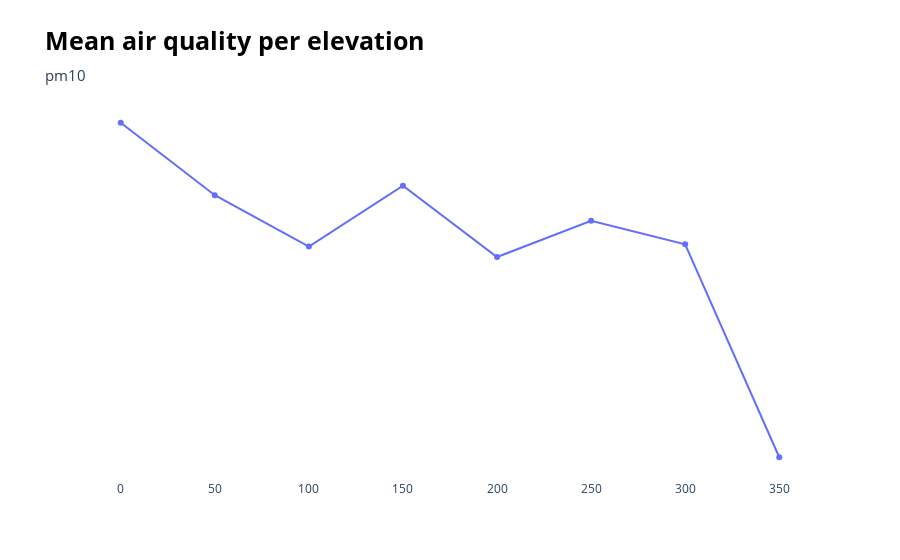
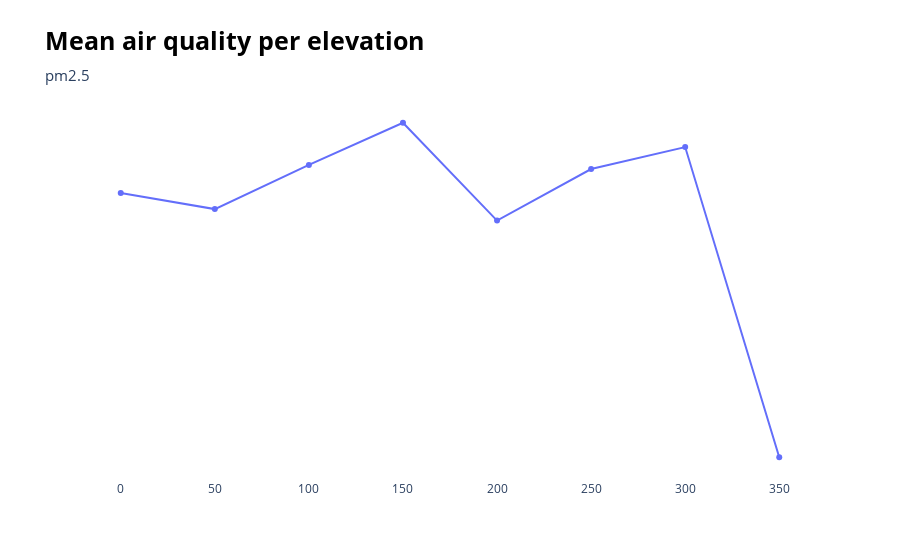

Notebook cell for these charts, in order:
### Code cell
def plot_elevation(pollutant):
    df_elevation_gb = df_elevation.groupby('elevation_rounded')[[pollutant]].mean()

    fig = go.Figure()
    fig.add_scatter(
        x=df_elevation_gb.index,
        y=df_elevation_gb[pollutant],
        mode='lines+markers',
        name=pollutant,
    )

    fig.update_layout(yaxis=dict(showgrid=True,
                                tickmode='array',
                                gridcolor='rgba(0,0,0,0.2)', 
                                gridwidth=2,
                                griddash='dash',                             
                                tickvals=[1],), 
                    xaxis=dict(showgrid=True,),
                    title=dict(
                        text='Mean air quality per elevation', 
                        font=dict(size=25, color='black', weight='bold'), 
                        subtitle=dict(text=pollutant, 
                                        font=dict(size=15))),
                    plot_bgcolor='white',
                    hovermode='x unified',
                    hoverlabel=dict(align='right'),
                    spikedistance=10)

    fig.show()


df_elevation
pollutants = ['pm10', 'pm2.5', 'no2', 'o3', 'so2']
for i in pollutants:
    plot_elevation(i)

### Figure 1 — Plotly figure (JSON) as saved in the notebook; plotly's stock layout.template omitted (floating-point values rounded to 4 significant figures)
{"data": [{"mode": "lines+markers", "name": "pm10", "type": "scatter", "x": [0, 50, 100, 150, 200, 250, 300, 350], "y": [22.08, 19.04, 16.89, 19.44, 16.45, 17.97, 16.98, 8.051]}], "layout": {"hoverlabel": {"align": "right"}, "hovermode": "x unified", "plot_bgcolor": "white", "spikedistance": 10, "title": {"font": {"color": "black", "size": 25, "weight": "bold"}, "subtitle": {"font": {"size": 15}, "text": "pm10"}, "text": "Mean air quality per elevation"}, "xaxis": {"showgrid": true}, "yaxis": {"gridcolor": "rgba(0,0,0,0.2)", "griddash": "dash", "gridwidth": 2, "showgrid": true, "tickmode": "array", "tickvals": [1]}}}

### Figure 2 — Plotly figure (JSON) as saved in the notebook; plotly's stock layout.template omitted (floating-point values rounded to 4 significant figures)
{"data": [{"mode": "lines+markers", "name": "pm2.5", "type": "scatter", "x": [0, 50, 100, 150, 200, 250, 300, 350], "y": [10.53, 10.15, 11.2, 12.2, 9.875, 11.1, 11.62, 4.26]}], "layout": {"hoverlabel": {"align": "right"}, "hovermode": "x unified", "plot_bgcolor": "white", "spikedistance": 10, "title": {"font": {"color": "black", "size": 25, "weight": "bold"}, "subtitle": {"font": {"size": 15}, "text": "pm2.5"}, "text": "Mean air quality per elevation"}, "xaxis": {"showgrid": true}, "yaxis": {"gridcolor": "rgba(0,0,0,0.2)", "griddash": "dash", "gridwidth": 2, "showgrid": true, "tickmode": "array", "tickvals": [1]}}}
